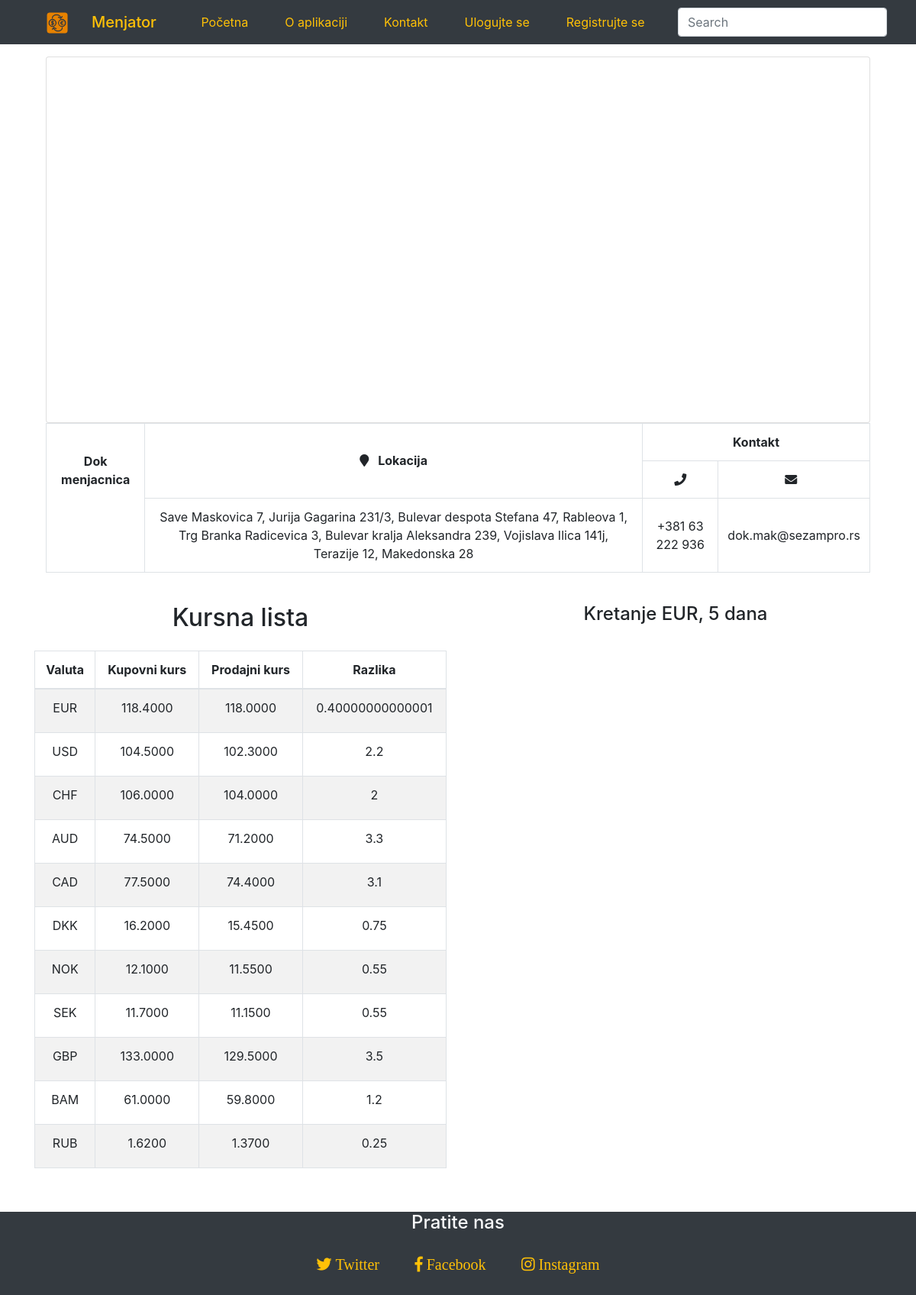
The app's page /index.php?page=profile&id=1001 with its own data.
### tables this page shows
CREATE TABLE `exchange_office` (
  `exchange_office_id` int(11) NOT NULL AUTO_INCREMENT,
  `user_id` int(11) NOT NULL,
  `exchange_office_name` varchar(45) NOT NULL,
  `exchange_office_phone` varchar(45) NOT NULL,
  `exchange_office_email` varchar(45) NOT NULL,
  `exchange_office_pib` varchar(45) NOT NULL,
  `exchange_office_jmb` varchar(45) NOT NULL,
  `activation` varchar(1) NOT NULL,
  PRIMARY KEY (`exchange_office_id`),
  UNIQUE KEY `exchange_office_name_UNIQUE` (`exchange_office_name`),
  UNIQUE KEY `exchange_office_phone_UNIQUE` (`exchange_office_phone`),
  UNIQUE KEY `exchange_office_email_UNIQUE` (`exchange_office_email`)
);

### modules/app/models/profile/profile.php (called while the page is built, shortened)
<?php
	$stmt = $conn->prepare("SELECT * FROM exchange_office WHERE
		 	exchange_office_id=?");
			$stmt->bind_param('d',$exchange_office_id);
			$stmt->execute();
			$result_select_info = $stmt->get_result();
			foreach ($result_select_info as $key => $value) {
				$name = $conn->real_escape_string($value['exchange_office_name']);
				$location = getLocation($exchange_office_id);
				$phone = $conn->real_escape_string($value['exchange_office_phone']);
				$email = $conn->real_escape_string($value['exchange_office_email']);
			}
?>

### functions/functions.php (called while the page is built, shortened)
<?php
	function getLocation($id){
		global $conn;
		$stmt = $conn->prepare("SELECT * FROM exchange_office_location WHERE exchange_office_id = ?");
		$stmt->bind_param('d',$id);
		$stmt->execute();
		$result_select_location = $stmt->get_result();
		$rows = $result_select_location->num_rows;
		foreach ($result_select_location as $key => $value) {
			$exchange_office_location[] = $conn->real_escape_string($value['exchange_office_location']);
		}
		return $exchange_office_location;
	}
?>

### modules/app/views/pages/profile/user_view_profile.php (the view)
<?php
		if(is_string($location)){
			$location_str = $location;
		}else{
			$location_str = implode(', ',$location);
		}
        $informations= sprintf("
            <div id='profile_lat'></div>
            <div id='profile_lng'></div>
			<div id='info' class='info mx-auto mt-3' >
                <div class='row mx-auto'>
                    <div class='col-12'>
						<div id='map' class='row mx-auto h-100 card' style='min-height:60vh;'></div>
					</div>
					<div class='col-12 align-middle'>
                    <table class='table border table-borderless text-center'>
                    <thead>
                        <tr>
                            <th rowspan='3' id='eo_name' class='eo_name align-bottom border-right'>%s</th>
                            <th rowspan='2' class='align-middle border'><i class='fa fa-map-marker mr-2 ' aria-hidden='true'></i> Lokacija</th>
                            <th colspan='2' class='align-middle border'>Kontakt</th>
                        </tr>
                        <tr>
                            <th class='align-middle border'><i class='fa fa-phone my-auto' aria-hidden='true'></i></td>
                            <th class='align-middle border'><i class='fa fa-envelope my-auto' aria-hidden='true'></i><span class='my-auto ml-2'></td>
                        </tr>
                    </thead>
                    <tbody>
                        <tr>
                            <td class='align-middle border-right'></td>
                            <td class='align-middle border'>%s</td>
                            <td class='align-middle border'>%s</td>
                            <td class='align-middle border'>%s</td>
                        </tr>
                    </tbody>
                </table>
                </div>
				</div>
			</div>
		", $name, $location_str, $phone, $email);
		echo $informations;
?>

### modules/app/assets/stylesheets/main.css (style rules this page uses)
*, *:after, *:before { box-sizing: border-box; -moz-box-sizing: border-box; }
* { margin:0;padding:0;border:0 none;position: relative; outline: none; }
body { min-height: 100vh; position: relative; margin: 0; }
footer { position: absolute; bottom: 0; }
.link-text::before { content: ""; position: absolute; width: 100%; height: 3px; bottom: -25%; left: 0; margin-top: 5px; background: #ffc107; visibility: hidden; border-radius: 5px; transform: scaleX(0); transition: .25s linear; }

### records on screen
exchange_office: exchange_office_name "Dok menjacnica", exchange_office_phone "+381 63 222 936", exchange_office_email "dok.mak@sezampro.rs"

### other values on screen
$location_str "Save Maskovica 7, Jurija Gagarina 231/3, Bulevar despota Stefana 47, Rableova 1, Trg Branka Radicevica 3, Bulevar kralja Aleksandra 239, Vojislava Ilica 141j, Terazije 12, Makedonska 28"
$currency_label[$i] "EUR"
$buy_rate[$i] "118.4000"
$sell_rate[$i] "118.0000"
$diff[$i] "0.40000000000001"
$currency_label[$i] "USD"
$buy_rate[$i] "104.5000"
$sell_rate[$i] "102.3000"
$diff[$i] "2.2"
$currency_label[$i] "CHF"
$buy_rate[$i] "106.0000"
$sell_rate[$i] "104.0000"
$diff[$i] "2"
$currency_label[$i] "AUD"
$buy_rate[$i] "74.5000"
